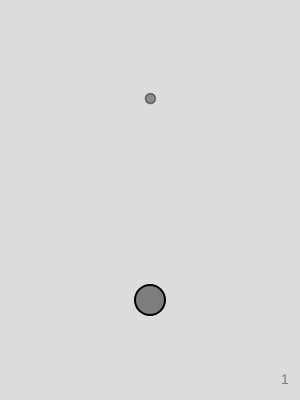
Frame 1 (no input)
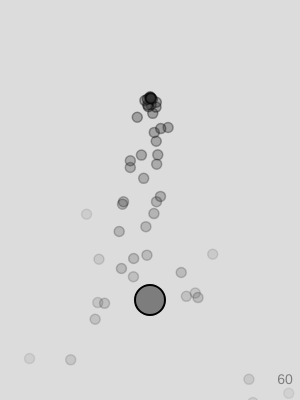
Frame 60 (no input)
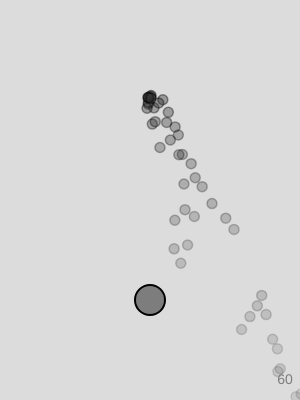
Frame 120 (the mouse pressed at the canvas centre since frame 60)

The p5.js sketch that drew these frames (run headless with seeded random() and noise() and a simulated clock; from frame 60 on, the mouse is pressed at the canvas centre):

// p5.js sketch
// ── sketch.js
// Global Variables
let width = 300, height = 400;
let particle_system;
let repeller;
let counter;


// User-Defined Classes
class Particle {  
  constructor() {
      // Attributes
      this.position = createVector(width/2, height/4); 
      this.velocity = createVector(random(-1,1), random(-1,-2)); 
      this.acceleration = createVector(0,0);
      this.r = 5; // Particle radius
      this.mass = 10;
      this.lifespan = 120 // Counter
  }
  // Methods
  is_dead(){
    return this.lifespan <= 0
  }
  apply_force(force_vec) {
    let a_vec = force_vec.div(this.mass); // 'a_vec': acceleration vector from 'force_vec'
    this.acceleration.add(a_vec);
  }
  update() {
    this.velocity.add(this.acceleration);
    this.velocity.mult(this.factor); // Penalizing velocity
    this.position.add(this.velocity);
    this.acceleration.mult(0); // Reseting acceleration
    this.lifespan -= 2; // Reducing lifespan
  }
  display() {
    stroke(0, this.lifespan); // Black outlines (with 'lifespan' alpha)
    strokeWeight(1.5); // Line stroke
    fill(50, this.lifespan); // Dark gray (with 'lifespan' alpha)
    ellipse(this.position.x, this.position.y, 2*this.r); // Ball
  }
}

class ParticleSystem {  
  constructor() {
      // Attributes
      this.arr_particles = []; 
      this.size = 0;
  }
  // Methods
  apply_force(a_vec){ // Receives the acceleration, not the force ('wind' is just an acceleration)
    for(let particle of this.arr_particles){
      let weight = p5.Vector.mult(a_vec, particle.mass);
      particle.apply_force(weight);
    }
  }
  apply_repeller(repeller) { // Calculates force from 'repeller'
    for(let particle of this.arr_particles){
      let a_repel = repeller.repel(particle); // Vector (acceleration)
      let repel_force = p5.Vector.mult(a_repel, particle.mass);
      particle.apply_force(repel_force);
    }
  }
  update(){
    for(let particle of this.arr_particles){
      particle.update();
    }
  }
  display(){
    for(let particle of this.arr_particles){
      particle.display();
    }
  }
  // Array Methods
  add(){
    let count = this.arr_particles.push(new Particle());
    this.size = count;
  }
  del(){
    for (let i = this.size - 1; i >= 0; i--){
      if (this.arr_particles[i].is_dead()){
        this.arr_particles.splice(i, 1);
      }
    }
  }
}

class Repeller {  
  constructor() {
    // Attributes
    this.position = createVector(width/2, 3*height/4);
    this.mass = 1500;
    this.r = 15; // Radius
    this.G = 1; // Gravitational constant
  }
  // Methods
  repel(particle){
    let a_vec = new p5.Vector.sub(particle.position, this.position); // Acceleration vector (from repeller to particle)
    let dist = a_vec.mag(); // Scalar (runs before normalization)
    a_vec.normalize(); // Unit vector
    //dist = constrain(dist, 5, 100); // Limiting 'distance'
    let a_repel = (this.G * this.mass) / dist**2 // 'F = (G * m_r * m_p) / d**2 = m_p * a_p' therefore 'a_p = (G * m_r) / d**2'
    a_vec.mult(a_repel); // Assigns 'a_repel' magnitude
    return a_vec; // Vector
  }
  display(){
    stroke(0); // Black outlines
    strokeWeight(2); // Line stroke
    fill(125); // Dark gray (with 'lifespan' alpha)
    ellipse(this.position.x, this.position.y, 2*this.r); // Ball
  }
}
  
class Counter {  
  constructor(_str=null) {
      // Attributes
      this.content = _str;
  }
  // Methods
  update(_str) {
    this.content = _str;
  }
  display() {
    noStroke();
    textFont("Helvetica",14);
    textStyle(NORMAL); 
    textAlign(CENTER, CENTER);
    text(this.content, width*0.95, height*0.95);
  }
}


// User-Defined Functions


// p5 Main
function setup() {
  createCanvas(width, height); // Creating the canvas with 'img' dimensions
  particle_system = new ParticleSystem();
  repeller = new Repeller();
  counter = new Counter();
}

function draw() {
  // Main
  background(220); // Grayscale white
  
  let gravity = createVector(0, 0.4); // Both are accelerations
  let wind = createVector(0.1, 0);
  
  particle_system.add(); // Adds particle to system
  particle_system.apply_force(gravity); // System uses the acceleration (not the force)
  if(mouseIsPressed) { // 'mouseIsPressed': 'draw()' queries variable every frame (as long as it's pressed)
                       // 'mousePressed()': function (which needs to be declared) is executed once per click (mouse has to be unpressed and repressed, for function to execute again)
    particle_system.apply_force(wind); // System uses the acceleration (not the force)
  }
  particle_system.apply_repeller(repeller);
  
  particle_system.update();
  particle_system.del();
  particle_system.display();
  
  repeller.display();
    
  counter.update(particle_system.size); // Update text
  counter.display(); // Draws
}
